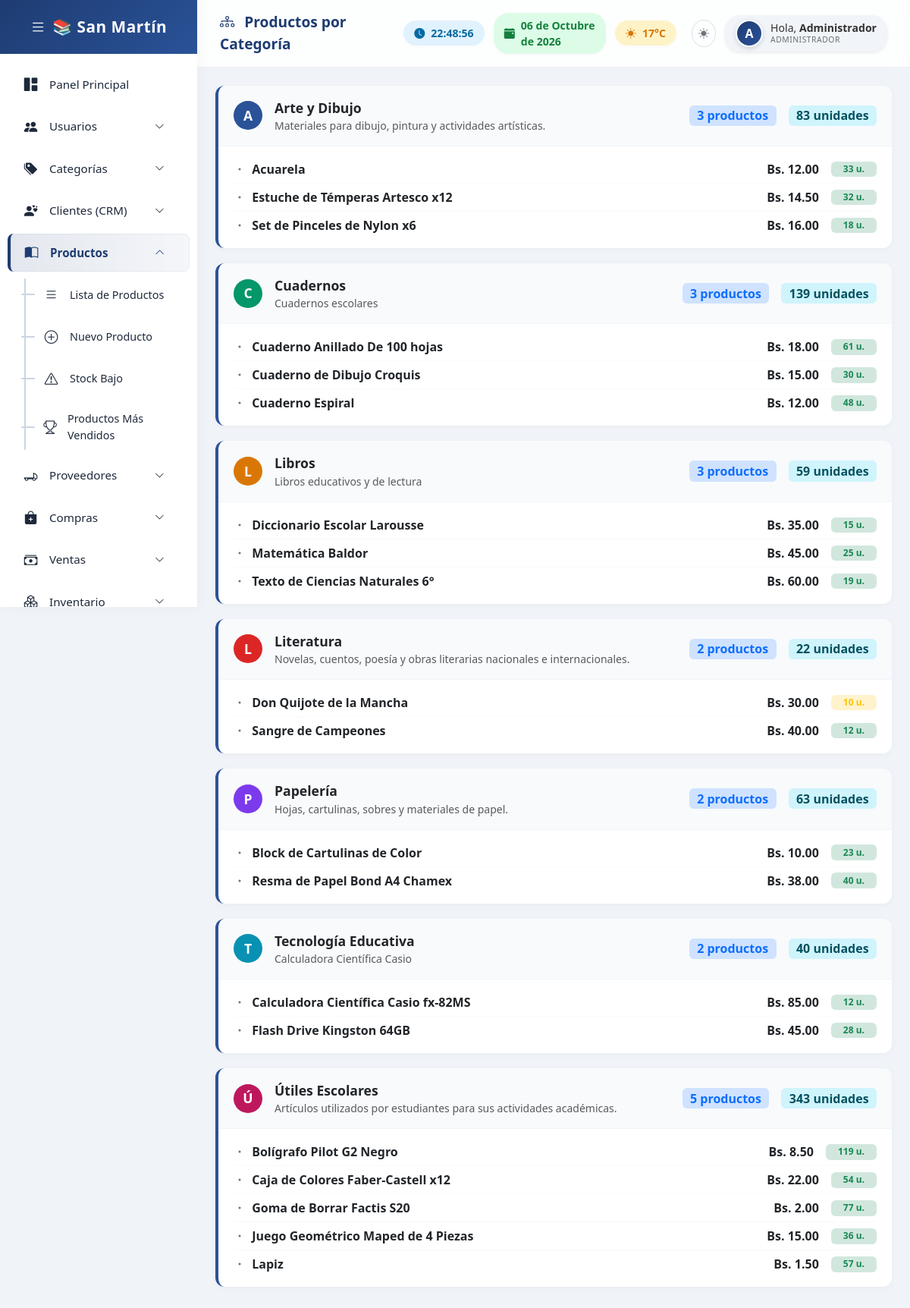
Page /productos/productos_categoria.php (signed in) on the committed database.
### tables this page shows
CREATE TABLE `categorias` (
  `id_categoria` int(11) NOT NULL AUTO_INCREMENT,
  `nombre_categoria` varchar(100) DEFAULT NULL,
  `codigo_categoria` varchar(20) DEFAULT NULL,
  `icono` varchar(50) DEFAULT 'bi-tags-fill',
  `categoria_padre` int(11) DEFAULT NULL,
  `activo` tinyint(1) DEFAULT 1,
  `visible_tienda` tinyint(1) DEFAULT 1,
  `descripcion` text DEFAULT NULL,
  `orden` int(11) DEFAULT 0,
  PRIMARY KEY (`id_categoria`)
);

CREATE TABLE `productos` (
  `id_producto` int(11) NOT NULL AUTO_INCREMENT,
  `codigo` varchar(20) NOT NULL,
  `codigo_barras` varchar(50) DEFAULT NULL,
  `nombre_producto` varchar(150) DEFAULT NULL,
  `descripcion` text DEFAULT NULL,
  `precio` decimal(10,2) DEFAULT NULL,
  `precio_compra` decimal(10,2) DEFAULT 0.00,
  `impuesto` decimal(5,2) DEFAULT 0.00,
  `talla` varchar(20) DEFAULT NULL,
  `color` varchar(50) DEFAULT NULL,
  `stock` int(11) DEFAULT NULL,
  `imagen` varchar(255) DEFAULT NULL,
  `activo` tinyint(1) DEFAULT 1,
  `categoria_id` int(11) DEFAULT NULL,
  PRIMARY KEY (`id_producto`),
  KEY `categoria_id` (`categoria_id`),
  CONSTRAINT `productos_ibfk_1` FOREIGN KEY (`categoria_id`) REFERENCES `categorias` (`id_categoria`)
);

### productos/productos_categoria.php (the view, shortened to what this page needs)
<?php
$sql_categorias = "SELECT c.*,
                   (SELECT COUNT(*) FROM productos p WHERE p.categoria_id = c.id_categoria AND p.activo=1) as total_productos,
                   (SELECT SUM(p.stock) FROM productos p WHERE p.categoria_id = c.id_categoria AND p.activo=1) as stock_total
                   FROM categorias c WHERE c.activo=1 ORDER BY c.nombre_categoria ASC";
$cats = mysqli_query($conexion, $sql_categorias);
$categorias = mysqli_fetch_all($cats, MYSQLI_ASSOC);
?>
<!DOCTYPE html>
<html lang="es">
<head>
    <link href="https://cdn.jsdelivr.net/npm/bootstrap@5.3.3/dist/css/bootstrap.min.css" rel="stylesheet">
    <link rel="stylesheet" href="https://cdn.jsdelivr.net/npm/bootstrap-icons@1.11.3/font/bootstrap-icons.min.css">
<link rel="stylesheet" href="/includes/base.css">
</head>
<body>
<?php $base_path = '../'; include '../includes/sidebar.php'; ?>
<div class="main-content">
    <div class="topbar">
        <div class="topbar-title"><i class="bi bi-diagram-3 me-2"></i> Productos por Categoría</div>
        <div class="topbar-widgets">
            <div class="widget-box widget-time"><i class="bi bi-clock-fill me-2"></i> <span id="live-clock">00:00:00</span></div>
            <div class="widget-box widget-date"><i class="bi bi-calendar-event-fill me-2"></i> <span id="live-date">--/--/----</span></div>
            <div class="widget-box widget-weather"><i class="bi bi-sun-fill me-2"></i> <span>17°C</span></div>
            <div class="user-profile shadow-sm">
    <div class="profile-avatar-wrap"><?php if(!empty($_SESSION["imagen"])): ?><img src="../assets/uploads/usuarios/<?php echo $_SESSION["imagen"]; ?>" class="profile-avatar"><?php else: ?><div class="profile-avatar-inicial"><?php echo strtoupper(substr($_SESSION["nombre"],0,1)); ?></div><?php endif; ?></div>
    <div class="profile-info">
        <div class="profile-name">Hola, <strong><?php echo $_SESSION["nombre"]; ?></strong></div>
        <div class="profile-role"><?php echo $_SESSION["rol"]; ?></div>
    </div>
</div>        </div>
    </div>
    <div class="container-fluid p-4 content-wrap">
        <?php if(count($categorias) == 0){ ?>
        <div class="text-center py-5">
            <i class="bi bi-folder" style="font-size: 3rem; color: #cbd5e1;"></i>
            <p class="text-muted mt-3 fs-5">No hay categorías registradas.</p>
        </div>
        <?php } else {
            $colores = ['#2a5298','#059669','#d97706','#dc2626','#7c3aed','#0891b2','#be185d','#65a30d'];
            $idx = 0;
            foreach($categorias as $cat){
                $color = $colores[$idx % count($colores)];
                $idx++;
                $sql_prods = "SELECT id_producto, nombre_producto, precio, stock FROM productos WHERE categoria_id = {$cat['id_categoria']} AND activo=1 ORDER BY nombre_producto ASC";
                $r_prods = mysqli_query($conexion, $sql_prods);
                $productos = mysqli_fetch_all($r_prods, MYSQLI_ASSOC);
        ?>
        <div class="cat-card">
            <div class="cat-card-header">
                <div class="d-flex align-items-center gap-3">
                    <div class="cat-icon-circle" style="background: <?php echo $color; ?>;">
                        <?php echo mb_substr($cat['nombre_categoria'], 0, 1); ?>
                    </div>
                    <div>
                        <strong style="font-size:1.1rem;"><?php echo $cat['nombre_categoria']; ?></strong>
                        <div class="text-muted small"><?php echo $cat['descripcion'] ?: 'Sin descripción'; ?></div>
                    </div>
                </div>
                <div class="d-flex align-items-center gap-3">
                    <span class="badge bg-primary-subtle text-primary fs-6"><?php echo $cat['total_productos']; ?> productos</span>
                    <span class="badge bg-info-subtle text-info-emphasis fs-6"><?php echo $cat['stock_total'] ?: 0; ?> unidades</span>
                </div>
            </div>
            <div class="cat-card-body">
                <?php if(count($productos) == 0){ ?>
                    <div class="text-center py-3 text-muted">
                        <i class="bi bi-inbox me-2"></i> No hay productos en esta categoría.
                    </div>
                <?php } else { ?>
                    <?php foreach($productos as $p){
                        $stockBadge = $p['stock'] > 10 ? 'bg-success-subtle text-success' : ($p['stock'] > 0 ? 'bg-warning-subtle text-warning' : 'bg-danger-subtle text-danger');
                    ?>
                    <div class="prod-item">
                        <div>
                            <i class="bi bi-dot text-secondary me-1"></i>
                            <strong><?php echo $p['nombre_producto']; ?></strong>
                        </div>
                        <div class="d-flex align-items-center gap-3">
                            <span class="fw-bold text-dark">Bs. <?php echo number_format($p['precio'], 2); ?></span>
                            <span class="badge <?php echo $stockBadge; ?> px-3"><?php echo $p['stock']; ?> u.</span>
                        </div>
                    </div>
                    <?php } ?>
                <?php } ?>
            </div>
        </div>
        <?php } } ?>
    </div>
</div>
</body>
</html>

### includes/base.css (style rules this page uses)
:root { --body-bg:#f0f3f8;--sidebar-bg:#fff;--sidebar-text:#1e293b;--sidebar-hover-bg:#e2e8f0;--sidebar-accent:#1e3c72;--sidebar-active-bg:linear-gradient(90deg,rgba(30,60,114,0.12),rgba(42,82,152,0.05));--sidebar-brand-bg:linear-gradient(135deg,#1e3c72,#2a5298);--topbar-bg:rgba(255,255,255,0.85);--panel-bg:#fff;--panel-header-bg:linear-gradient(135deg,#2a5298,#1e3c72);--profile-bg:#f1f5f9;--profile-text:#333;--sub-item-active-bg:#eef2ff;--scrollbar-thumb:rgba(0,0,0,0.12);--scrollbar-thumb-hover:rgba(0,0,0,0.25);--collapse-line:#cbd5e1;--collapse-dash:#94a3b8;--border-color:rgba(0,0,0,0.05);--form-bg:#fff;--form-text:#1e293b;--form-border:#d1d5db;--form-focus-border:#60a5fa;--input-group-bg:#f1f5f9;--card-bg:#fff; }
body { background:var(--body-bg);font-family:'Segoe UI',sans-serif;margin:0;overflow-x:hidden; }
.main-content { margin-left:260px;min-height:100vh;transition:all 0.3s ease; }
.topbar { background:var(--topbar-bg);backdrop-filter:blur(10px);-webkit-backdrop-filter:blur(10px);padding:15px 30px;display:flex;justify-content:space-between;align-items:center;border-bottom:1px solid var(--border-color);position:sticky;top:0;z-index:999; }
.topbar-title { font-size:1.2rem;font-weight:600;color:var(--sidebar-accent); }
.topbar-widgets { display:flex;align-items:center;gap:12px; }
.widget-box { padding:6px 14px;border-radius:20px;font-size:0.88rem;font-weight:600;display:flex;align-items:center;box-shadow:0 2px 6px rgba(0,0,0,0.02); }
.widget-time { background:#e0f2fe;color:#0369a1; }
.widget-date { background:#dcfce7;color:#15803d; }
.widget-weather { background:#fef3c7;color:#d97706; }
.user-profile { display:flex;align-items:center;background:var(--profile-bg);padding:6px 14px;border-radius:20px;font-size:0.9rem;color:var(--profile-text); }
.profile-avatar-wrap { flex-shrink:0;margin-right:10px;display:flex;align-items:center; }
.profile-avatar-inicial { width:36px;height:36px;border-radius:50%;background:linear-gradient(135deg,#1e3c72,#2a5298);color:#fff;display:flex;align-items:center;justify-content:center;font-weight:700;font-size:1rem;border:2px solid #fff;box-shadow:0 2px 6px rgba(0,0,0,0.15); }
.profile-info { display:flex;flex-direction:column;line-height:1.2; }
.profile-name { font-size:0.88rem;white-space:nowrap; }
.profile-role { font-size:0.65rem;text-transform:uppercase;letter-spacing:0.5px;opacity:0.7;white-space:nowrap; }
.content-wrap { max-width:none !important; }

### rows in the picture
categorias: nombre_categoria "A", nombre_categoria "Arte y Dibujo", descripcion "Materiales para dibujo, pintura y actividades artísticas.", total_productos "3", stock_total "83"
productos: nombre_producto "Acuarela", precio "12.00", stock "33"
productos: nombre_producto "Estuche de Témperas Artesco x12", precio "14.50", stock "32"
productos: nombre_producto "Set de Pinceles de Nylon x6", precio "16.00", stock "18"
categorias: nombre_categoria "C", nombre_categoria "Cuadernos", descripcion "Cuadernos escolares", total_productos "3", stock_total "139"
productos: nombre_producto "Cuaderno Anillado De 100 hojas", precio "18.00", stock "61"
productos: nombre_producto "Cuaderno de Dibujo Croquis", precio "15.00", stock "30"
productos: nombre_producto "Cuaderno Espiral", precio "12.00", stock "48"
categorias: nombre_categoria "L", nombre_categoria "Libros", descripcion "Libros educativos y de lectura", total_productos "3", stock_total "59"
productos: nombre_producto "Diccionario Escolar Larousse", precio "35.00", stock "15"
productos: nombre_producto "Matemática Baldor", precio "45.00", stock "25"
productos: nombre_producto "Texto de Ciencias Naturales 6°", precio "60.00", stock "19"
categorias: nombre_categoria "L", nombre_categoria "Literatura", descripcion "Novelas, cuentos, poesía y obras literarias nacionales e internacionales.", total_productos "2", stock_total "22"
productos: nombre_producto "Don Quijote de la Mancha", precio "30.00", stock "10"
productos: nombre_producto "Sangre de Campeones", precio "40.00", stock "12"
categorias: nombre_categoria "P", nombre_categoria "Papelería", descripcion "Hojas, cartulinas, sobres y materiales de papel.", total_productos "2", stock_total "63"
productos: nombre_producto "Block de Cartulinas de Color", precio "10.00", stock "23"
productos: nombre_producto "Resma de Papel Bond A4 Chamex", precio "38.00", stock "40"
categorias: nombre_categoria "T", nombre_categoria "Tecnología Educativa", descripcion "Calculadora Científica Casio", total_productos "2", stock_total "40"
productos: nombre_producto "Calculadora Científica Casio fx-82MS", precio "85.00", stock "12"
productos: nombre_producto "Flash Drive Kingston 64GB", precio "45.00", stock "28"
categorias: nombre_categoria "Ú", nombre_categoria "Útiles Escolares", descripcion "Artículos utilizados por estudiantes para sus actividades académicas.", total_productos "5", stock_total "343"
productos: nombre_producto "Bolígrafo Pilot G2 Negro", precio "8.50", stock "119"
productos: nombre_producto "Caja de Colores Faber-Castell x12", precio "22.00", stock "54"
productos: nombre_producto "Goma de Borrar Factis S20", precio "2.00", stock "77"
productos: nombre_producto "Juego Geométrico Maped de 4 Piezas", precio "15.00", stock "36"
productos: nombre_producto "Lapiz", precio "1.50", stock "57"

### other values in the picture
substr($_SESSION["nombre"],0,1) "A"
$_SESSION["nombre"] "Administrador"
$_SESSION["rol"] "ADMINISTRADOR"
